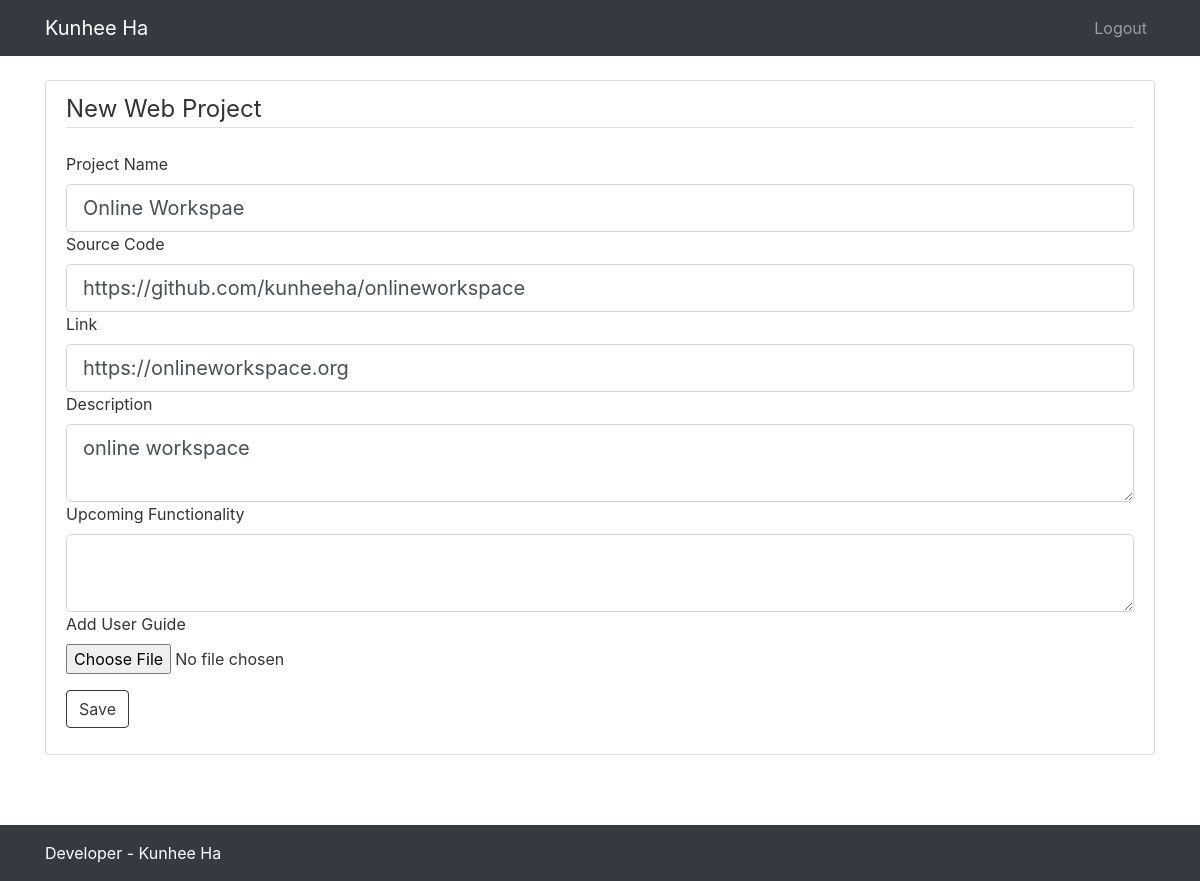
The page /WebProject/2/edit (signed in) on the database its author committed.
### onlineportfolio/models.py (models this page shows)
class WebProject(db.Model):
    id = db.Column(db.Integer(), primary_key=True)
    name = db.Column(db.String(30), nullable=False)
    source_code = db.Column(db.String(50), nullable=False)
    link = db.Column(db.String(50), nullable=False)
    description = db.Column(db.Text(), nullable=False)
    user_guide = db.Column(db.String(20), nullable=True)
    upcoming_functionality = db.Column(db.Text(), nullable=True)
    images = db.Column(db.String(50), nullable=False)
    skills = db.relationship('PSkill', secondary='web_project_skills')

### onlineportfolio/routes.py (the view)
@app.route('/WebProject/<int:project_id>/edit', methods=['GET', 'POST'])
@login_required
def webprojectedit(project_id):
    project = WebProject.query.get_or_404(project_id)
    form = WebProjectForm()
    if form.validate_on_submit():
        project.name = form.name.data
        project.source_code = form.source_code.data
        project.link = form.link.data
        project.description = form.description.data
        if form.user_guide.data:
            if not project.user_guide:
                userguide = save_userguide(form.name.data, form.user_guide.data)
                project.user_guide = userguide
            elif project.user_guide:
                user_guide_filename = project.user_guide
                path = os.path.join(app.root_path, 'static/userguides', user_guide_filename)
                os.remove(path)
                userguide = save_userguide(form.name.data, form.user_guide.data)
                project.user_guide = userguide
        if form.upcoming_functionality.data:
            project.upcoming_functionality = form.upcoming_functionality.data
        db.session.commit()
        return redirect(url_for('admin'))
    elif request.method == 'GET':
        form.name.data = project.name
        form.source_code.data = project.source_code
        form.link.data = project.link
        form.description.data = project.description
        form.upcoming_functionality.data = project.upcoming_functionality
    return render_template('web_project_new.html', form=form)

### onlineportfolio/forms.py
class WebProjectForm(FlaskForm):
    name = StringField('Project Name', validators=[DataRequired()])
    source_code = StringField('Source Code', validators=[DataRequired()])
    link = StringField('Link', validators=[DataRequired()])
    description = TextAreaField('Description', validators=[DataRequired()])
    user_guide = FileField('Add User Guide', validators=[FileAllowed(['doc', 'docx', 'pdf'])])
    upcoming_functionality = TextAreaField('Upcoming Functionality')
    submit = SubmitField('Save')

### onlineportfolio/models.py (called while the page is built)
@login_manager.user_loader
def load_user(user_id):
    return User.query.get(int(user_id))

### onlineportfolio/templates/web_project_new.html (shortened to what this page needs)
{% extends 'admin_base.html' %}
{% block content %}
  <div class="content-section">
    <form method="POST" enctype="multipart/form-data">
      <fieldset class="form-group">
        <legend class="border-bottom mb-4">New Web Project</legend>
        {{ form.name.label(class="form-control-label") }}
        {{ form.name(class="form-control form-control-lg") }}
        {{ form.source_code.label(class="form-control-label") }}
        {{ form.source_code(class="form-control form-control-lg") }}
        {{ form.link.label(class="form-control-label") }}
        {{ form.link(class="form-control form-control-lg") }}
        {{ form.description.label(class="form-control-label") }}
        {{ form.description(class="form-control form-control-lg") }}
        {{ form.upcoming_functionality.label(class="form-control-label") }}
        {{ form.upcoming_functionality(class="form-control form-control-lg") }}
        {{ form.user_guide.label(class="form-control-label") }}
        {{ form.user_guide(class="form-control-file") }}
      </fieldset>
      <div class="form-group">
        {{ form.submit(class="btn btn-outline-dark") }}
      </div>
    </form>
  </div>
{% endblock %}

### onlineportfolio/static/css/admin_base.css (style rules this page uses)
html { height: 100%; }
body { color: #333333; margin-top: 5rem; }
.content-section { background: #ffffff; padding: 10px 20px; border: 1px solid #dddddd; border-radius: 3px; margin-bottom: 20px; }

### rows shown on the page
WebProject: name "Online Workspae", source_code "https://github.com/kunheeha/onlineworkspace", link "https://onlineworkspace.org", description "online workspace"
